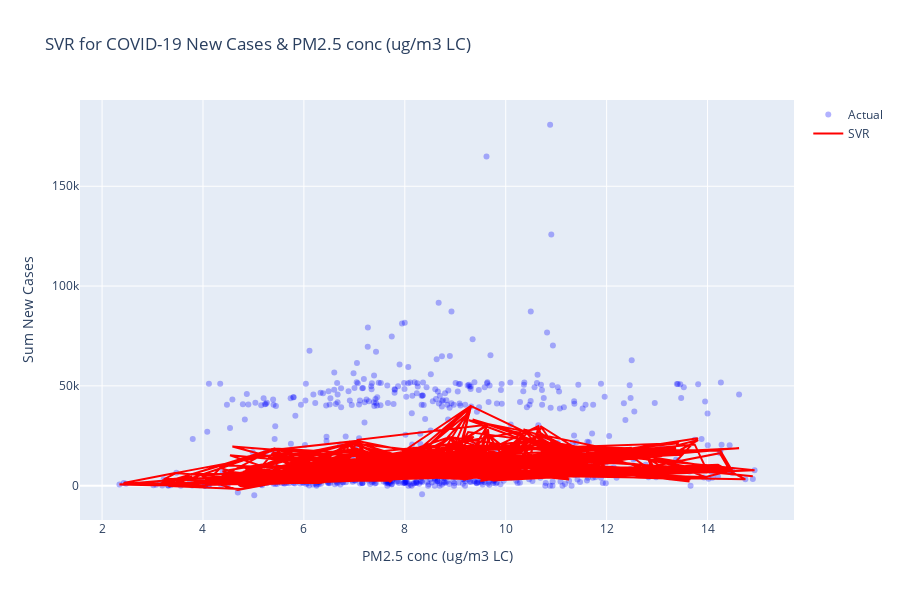

Notebook code for this chart:
### Code cell
## Perform regression modeling via SVR
x = NewData['PM2.5 conc (ug/m3 LC)']
x = x.values.reshape(-1, 1)
y = NewData['Sum New Cases']
#--------------------------------------------------------------
# SVR model with hyperparameter optimization
#--------------------------------------------------------------
# Split the data into train and test sets
x_train, x_test, y_train, y_test = train_test_split(x, y, test_size=0.2, random_state=42)

# Create a pipeline with StandardScaler and SVR
pipeline = Pipeline([('scaler', StandardScaler()),
                     ('svr', SVR(kernel='rbf'))])

# Define the parameter grid for hyperparameter optimization
param_grid = {'svr__C': [10000, 1000000, 100],
              'svr__gamma': [10, 1000, 100]}
# param_grid = {'svr__C': [100, 1000, 100],
#               'svr__gamma': [1, 1000, 100]}

# Perform grid search with cross-validation on train data
grid_search = GridSearchCV(pipeline, param_grid)
grid_search.fit(x_train, y_train)

# Predict using best model on test data
best_svr = grid_search.best_estimator_
y_svr_pred_test = best_svr.predict(x_test)

# Calculate R2 and RMSE for SVR model
svr_r2 = r2_score(y_test, y_svr_pred_test)
svr_rmse = np.sqrt(mean_squared_error(y_test, y_svr_pred_test))

print("Model Evaluation")
print("\nSupport Vector Regression: RMSE=%.2f, R2=%.2f" % (svr_rmse, svr_r2))
print("Hyperparameters:", best_svr, "\n")

# Plot the model
import plotly.graph_objects as go

xtt = NewData['PM2.5 conc (ug/m3 LC)']#df_chatter['date'].dt.strftime('%Y-%m-%d')
scatter_actual = go.Scatter(x=xtt, y=y, mode='markers', name='Actual', marker=dict(color='blue', opacity=0.3))

# line_regression = go.Scatter(x=xtt, y=y_linear_pred, mode='lines', name='LR', line=dict(color='red', dash='dash'))

y_svr_pred = best_svr.predict(x) # Plot on all data
line_svr = go.Scatter(x=xtt, y=y_svr_pred, mode='lines', name='SVR', line=dict(color='red'))

data = [scatter_actual, line_svr]

layout = go.Layout(xaxis=dict(title='PM2.5 conc (ug/m3 LC)'),
                   yaxis=dict(title='Sum New Cases'),
                   title='SVR for COVID-19 New Cases & PM2.5 conc (ug/m3 LC)',
                   showlegend=True,
                   height=600)

fig = go.Figure(data=data, layout=layout)
fig.show()

### Figure 1 — Plotly figure (JSON) as saved in the notebook; plotly's stock layout.template omitted (floating-point values rounded to 4 significant figures; data arrays with more than 128 entries replaced by an {"elided": "..."} marker saying what was removed)
{"data": [{"marker": {"color": "blue", "opacity": 0.3}, "mode": "markers", "name": "Actual", "type": "scatter", "x": {"elided": "713 float values"}, "y": {"elided": "713 float values"}}, {"line": {"color": "red"}, "mode": "lines", "name": "SVR", "type": "scatter", "x": {"elided": "713 float values"}, "y": {"elided": "713 float values"}}], "layout": {"height": 600, "showlegend": true, "title": {"text": "SVR for COVID-19 New Cases & PM2.5 conc (ug/m3 LC)"}, "xaxis": {"title": {"text": "PM2.5 conc (ug/m3 LC)"}}, "yaxis": {"title": {"text": "Sum New Cases"}}}}
